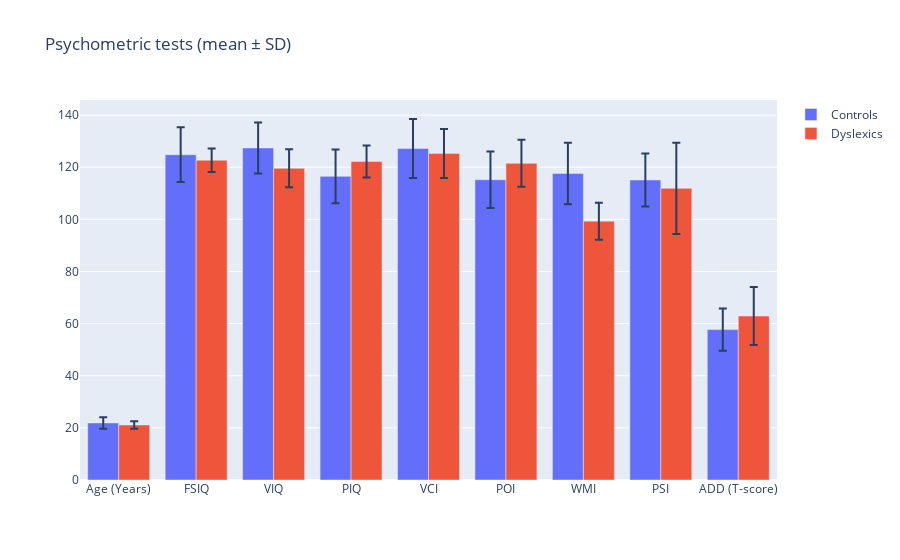

Write notebook code for a chart like this one.
### Code cell
fig = go.Figure()
fig.add_trace(go.Bar(
    name='Controls',
    x=['Age (Years)', 'FSIQ', 'VIQ', 'PIQ', 'VCI', 'POI', 'WMI', 'PSI', 'ADD (T-score)'], 
    y=[21.9, 124.8, 127.4, 116.5, 127.2, 115.2, 117.6, 115.1, 57.7],
    error_y=dict(type='data', array=[2.2, 10.5, 9.8, 10.3, 11.3, 10.8, 11.8, 10.2, 8.1])
))
fig.add_trace(go.Bar(
    name='Dyslexics',
    x=['Age (Years)', 'FSIQ', 'VIQ', 'PIQ', 'VCI', 'POI', 'WMI', 'PSI', 'ADD (T-score)'], 
    y=[21.1, 122.7, 119.6, 122.2, 125.3, 121.5, 99.3, 111.9, 62.9],
    error_y=dict(type='data', array=[1.4, 4.5, 7.3, 6.1, 9.4, 9, 7.1, 17.5, 11.1])
))


fig.update_layout(barmode='group',  title='Psychometric tests (mean \u00B1 SD)')
iplot(fig)

### Figure 1 — Plotly figure (JSON) as saved in the notebook; plotly's stock layout.template omitted (floating-point values rounded to 4 significant figures)
{"data": [{"error_y": {"array": [2.2, 10.5, 9.8, 10.3, 11.3, 10.8, 11.8, 10.2, 8.1], "type": "data"}, "name": "Controls", "type": "bar", "x": ["Age (Years)", "FSIQ", "VIQ", "PIQ", "VCI", "POI", "WMI", "PSI", "ADD (T-score)"], "y": [21.9, 124.8, 127.4, 116.5, 127.2, 115.2, 117.6, 115.1, 57.7]}, {"error_y": {"array": [1.4, 4.5, 7.3, 6.1, 9.4, 9, 7.1, 17.5, 11.1], "type": "data"}, "name": "Dyslexics", "type": "bar", "x": ["Age (Years)", "FSIQ", "VIQ", "PIQ", "VCI", "POI", "WMI", "PSI", "ADD (T-score)"], "y": [21.1, 122.7, 119.6, 122.2, 125.3, 121.5, 99.3, 111.9, 62.9]}], "layout": {"barmode": "group", "title": {"text": "Psychometric tests (mean ± SD)"}}}
